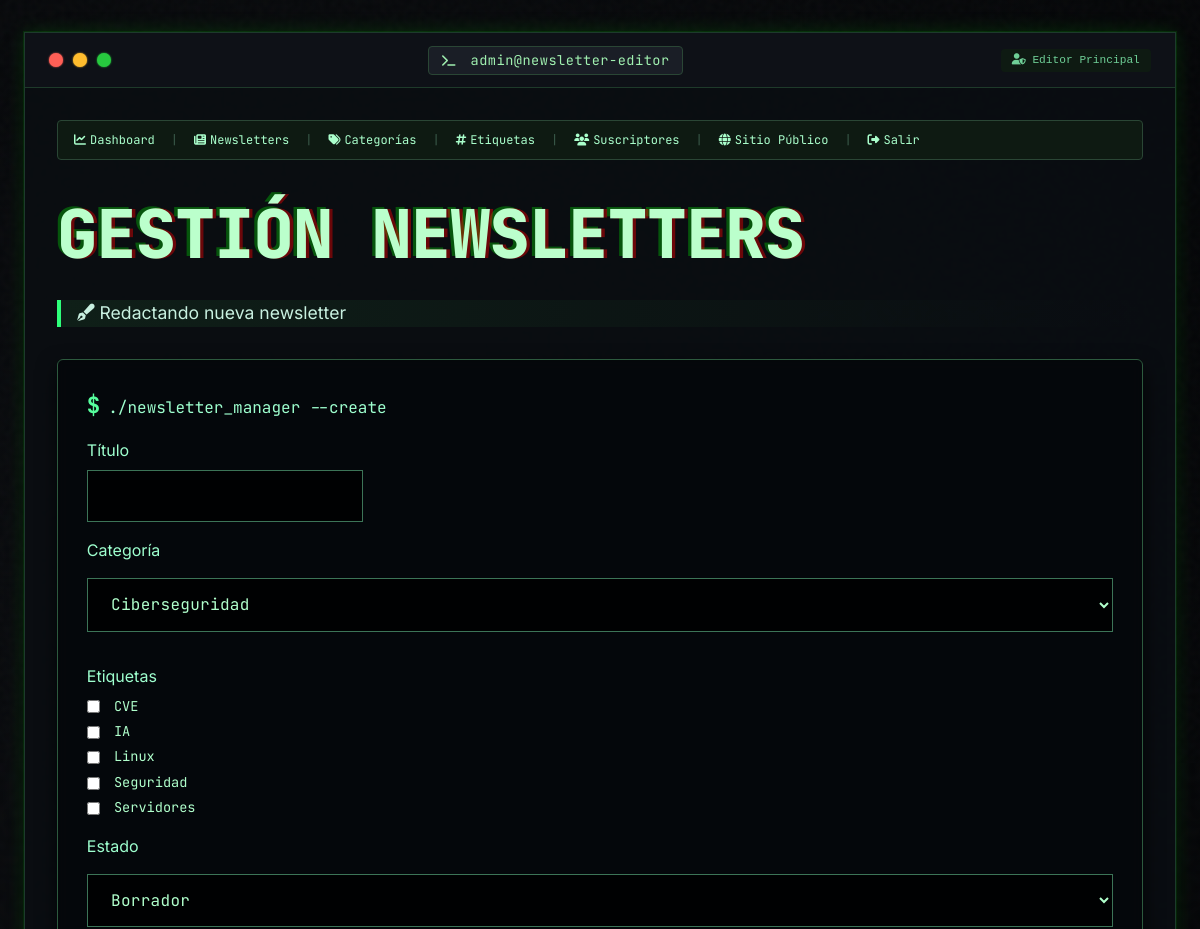
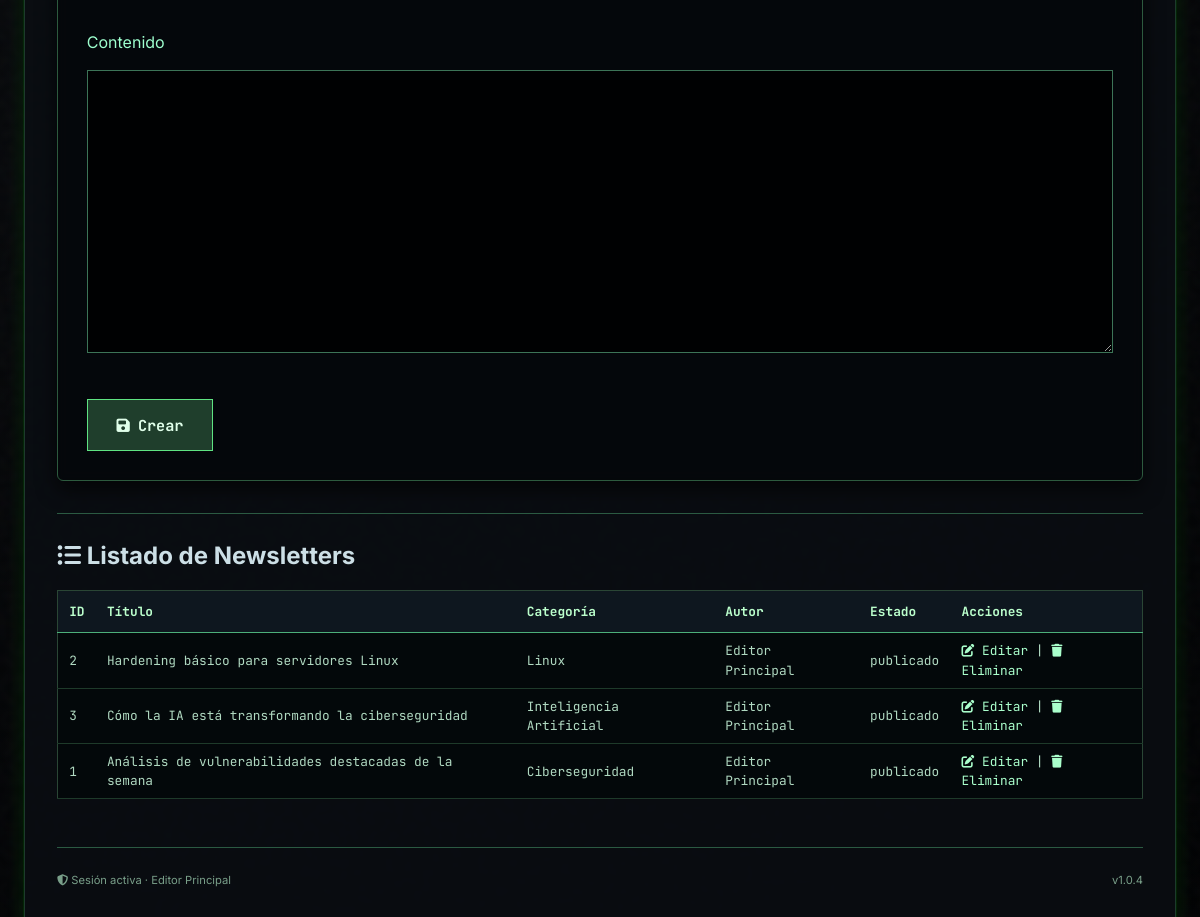
Screenshot of /admin/newsletters.php (signed in) with the database file from the repository (2 pictures, top to bottom).
### tables this page shows
CREATE TABLE etiquetas (
    id INT AUTO_INCREMENT PRIMARY KEY,
    nombre VARCHAR(100) NOT NULL UNIQUE
);

CREATE TABLE newsletters (
    id INT AUTO_INCREMENT PRIMARY KEY,
    autor_id INT NOT NULL,
    categoria_id INT NOT NULL,
    titulo VARCHAR(200) NOT NULL,
    contenido TEXT NOT NULL,

    estado ENUM(
        'borrador',
        'publicado',
        'archivado'
    ) NOT NULL DEFAULT 'borrador',

    creado_en DATETIME DEFAULT CURRENT_TIMESTAMP,
    actualizado_en DATETIME DEFAULT CURRENT_TIMESTAMP
        ON UPDATE CURRENT_TIMESTAMP,

    CONSTRAINT fk_newsletters_autor
        FOREIGN KEY (autor_id)
        REFERENCES usuarios(id)
        ON UPDATE CASCADE
        ON DELETE RESTRICT,

    CONSTRAINT fk_newsletters_categoria
        FOREIGN KEY (categoria_id)
        REFERENCES categorias(id)
        ON UPDATE CASCADE
        ON DELETE RESTRICT
);

CREATE TABLE categorias (
    id INT AUTO_INCREMENT PRIMARY KEY,
    nombre VARCHAR(100) NOT NULL UNIQUE,
    descripcion TEXT
);

CREATE TABLE usuarios (
    id INT AUTO_INCREMENT PRIMARY KEY,
    rol_id INT NOT NULL,
    nombre VARCHAR(100) NOT NULL,
    email VARCHAR(150) NOT NULL UNIQUE,
    password_hash VARCHAR(255) NOT NULL,
    intentos_fallidos INT DEFAULT 0,
    bloqueo_hasta DATETIME NULL,
    activo BOOLEAN DEFAULT TRUE,
    creado_en DATETIME DEFAULT CURRENT_TIMESTAMP,
    actualizado_en DATETIME DEFAULT CURRENT_TIMESTAMP
        ON UPDATE CURRENT_TIMESTAMP,

    CONSTRAINT fk_usuarios_roles
        FOREIGN KEY (rol_id)
        REFERENCES roles(id)
        ON UPDATE CASCADE
        ON DELETE RESTRICT
);

### src/includes/sql.php (called while the page is built, shortened)
<?php
function obtenerNewsletters(PDO $pdo): array
{
    $stmt = $pdo->query("
        SELECT
            n.id,
            n.titulo,
            n.estado,
            n.creado_en,
            c.nombre AS categoria,
            u.nombre AS autor
        FROM newsletters n
        INNER JOIN categorias c
            ON c.id = n.categoria_id
        INNER JOIN usuarios u
            ON u.id = n.autor_id
        ORDER BY n.creado_en DESC
    ");
    return $stmt->fetchAll(PDO::FETCH_ASSOC);
}
function obtenerEtiquetas(PDO $pdo): array
{
    $stmt = $pdo->query("
        SELECT *
        FROM etiquetas
        ORDER BY nombre
    ");
    return $stmt->fetchAll(PDO::FETCH_ASSOC);
}

### src/admin/newsletters.php (the view, shortened to what this page needs)
<?php
require_once '../includes/conexion.php';
require_once '../includes/sql.php';
$categorias = $pdo->query("SELECT * FROM categorias ORDER BY nombre")->fetchAll(PDO::FETCH_ASSOC);
$editando = false;
$newsletter = null;
$newsletters = obtenerNewsletters($pdo);
?>
<!DOCTYPE html>
<html lang="es">
<head>
    <link rel="stylesheet" href="../assets/css/style.css">
    <link rel="stylesheet" href="https://cdnjs.cloudflare.com/ajax/libs/font-awesome/6.5.2/css/all.min.css">
</head>
<body>
    <div class="terminal-window">
        <div class="term-bar">
            <div class="term-buttons">
                <span class="term-btn red"></span>
                <span class="term-btn yellow"></span>
                <span class="term-btn green"></span>
            </div>
            <div class="term-title">
                <i class="fas fa-terminal"></i> admin@newsletter-editor
            </div>
            <div class="term-status">
                <i class="fas fa-user-shield"></i> <?= htmlspecialchars($_SESSION['usuario_nombre']) ?>
            </div>
        </div>
        <div class="term-content">
            <div class="admin-nav">
                <a href="dashboard.php"><i class="fas fa-chart-line"></i> Dashboard</a>
                <span class="sep">|</span>
                <a href="newsletters.php"><i class="fas fa-newspaper"></i> Newsletters</a>
                <span class="sep">|</span>
                <a href="categorias.php"><i class="fas fa-tags"></i> Categorías</a>
                <span class="sep">|</span>
                <a href="etiquetas.php"><i class="fas fa-hashtag"></i> Etiquetas</a>
                <span class="sep">|</span>
                <a href="subscribers.php"><i class="fas fa-users"></i> Suscriptores</a>
                <span class="sep">|</span>
                <a href="../index.php"><i class="fas fa-globe"></i> Sitio Público</a>
                <span class="sep">|</span>
                <a href="logout.php"><i class="fas fa-sign-out-alt"></i> Salir</a>
            </div>
            <div class="glitch-wrapper">
                <h1 class="glitch">Gestión Newsletters</h1>
            </div>
            <div class="tagline">
                <i class="fas fa-pen-fancy"></i> <?= $editando ? 'Editando newsletter existente' : 'Redactando nueva newsletter' ?>
            </div>
            <div class="hacker-card">
                <form method="POST">
                    <div class="prompt-line">
                        <span class="dollar">$</span>
                        <span class="cmd-text">./newsletter_manager --<?= $editando ? 'edit' : 'create' ?></span>
                    </div>
                    <p>Título</p>
                    <input type="text" name="titulo" required
                           class="terminal-input"
                           value="<?= htmlspecialchars($newsletter['titulo'] ?? '') ?>">
                    <p>Categoría</p>
                    <select name="categoria_id" class="terminal-select">
                        <?php foreach ($categorias as $cat): ?>
                            <option value="<?= $cat['id'] ?>"
                                <?= (isset($newsletter) && $newsletter['categoria_id'] == $cat['id']) ? 'selected' : '' ?>>
                                <?= htmlspecialchars($cat['nombre']) ?>
                            </option>
                        <?php endforeach; ?>
                    </select>
                    <p>Etiquetas</p>
                    <?php
                    $todasEtiquetas = obtenerEtiquetas($pdo);
                    $etiquetasSeleccionadas = $newsletter['etiquetas'] ?? [];
                    ?>
                    <div class="tags-container">
                        <?php foreach ($todasEtiquetas as $tag): ?>
                            <label class="terminal-checkbox-label">
                                <input type="checkbox"
                                       name="etiquetas[]"
                                       value="<?= $tag['nombre'] ?>"
                                       class="terminal-checkbox"
                                       <?= in_array($tag['nombre'], $etiquetasSeleccionadas) ? 'checked' : '' ?>>
                                <?= htmlspecialchars($tag['nombre']) ?>
                            </label>
                        <?php endforeach; ?>
                    </div>
                    <p>Estado</p>
                    <select name="estado" class="terminal-select">
                        <option value="borrador" <?= (($newsletter['estado'] ?? '') == 'borrador') ? 'selected' : '' ?>>Borrador</option>
                    </select>
                    <p>Contenido</p>
                    <textarea name="contenido" rows="12" required
                              class="terminal-textarea"><?= htmlspecialchars($newsletter['contenido'] ?? '') ?></textarea>
                    <br><br>
                    <button type="submit" class="terminal-btn">
                        <i class="fas fa-save"></i> <?= $editando ? 'Actualizar' : 'Crear' ?>
                    </button>
                </form>
            </div>
            <hr>
            <h2><i class="fas fa-list-ul"></i> Listado de Newsletters</h2>
            <table>
                <tr>
                    <th>ID</th>
                    <th>Título</th>
                    <th>Categoría</th>
                    <th>Autor</th>
                    <th>Estado</th>
                    <th>Acciones</th>
                </tr>
                <?php foreach ($newsletters as $n): ?>
                <tr>
                    <td><?= $n['id'] ?></td>
                    <td><?= htmlspecialchars($n['titulo']) ?></td>
                    <td><?= htmlspecialchars($n['categoria']) ?></td>
                    <td><?= htmlspecialchars($n['autor']) ?></td>
                    <td><?= htmlspecialchars($n['estado']) ?></td>
                    <td>
                        <a href="?edit=<?= $n['id'] ?>"><i class="fas fa-edit"></i> Editar</a> |
                        <a href="?action=delete&id=<?= $n['id'] ?>" onclick="return confirm('¿Eliminar newsletter?')"><i class="fas fa-trash"></i> Eliminar</a>
                    </td>
                </tr>
                <?php endforeach; ?>
            </table>
            <div class="footer">
                <span><i class="fas fa-shield-alt"></i> Sesión activa · <?= htmlspecialchars($_SESSION['usuario_nombre']) ?></span>
                <span>v1.0.4</span>
            </div>
        </div>
    </div>
</body>
</html>

### rows the page displays
etiquetas: nombre "CVE"
etiquetas: nombre "IA"
etiquetas: nombre "Linux"
etiquetas: nombre "Seguridad"
etiquetas: nombre "Servidores"
newsletters: id "2", titulo "Hardening básico para servidores Linux", categoria.nombre "Linux", autor.nombre "Editor Principal", estado "publicado"
newsletters: id "3", titulo "Cómo la IA está transformando la ciberseguridad", categoria.nombre "Inteligencia Artificial", autor.nombre "Editor Principal", estado "publicado"
newsletters: id "1", titulo "Análisis de vulnerabilidades destacadas de la semana", categoria.nombre "Ciberseguridad", autor.nombre "Editor Principal", estado "publicado"

### other values shown
$_SESSION['usuario_nombre'] "Editor Principal"
form field categoria_id "Ciberseguridad"
